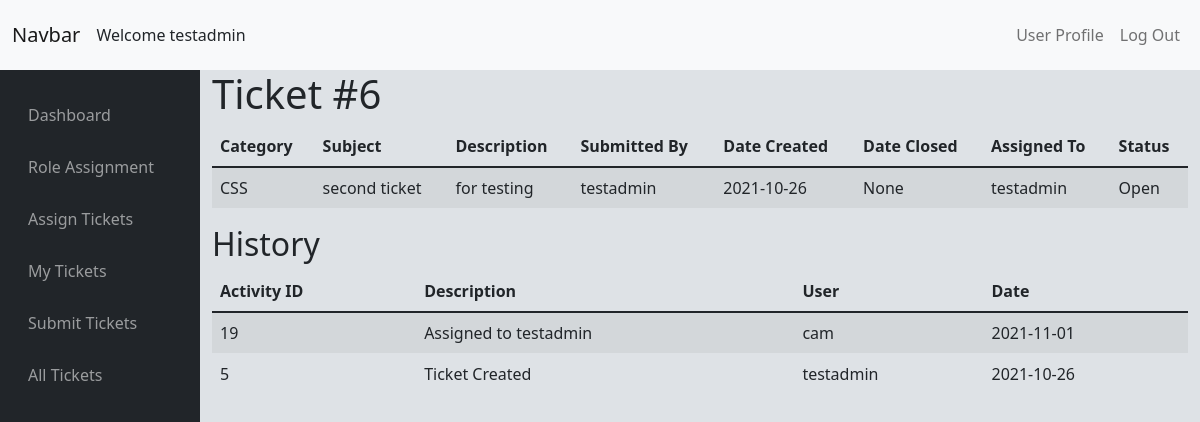
The app's page /issue/mytickets?id=6 (signed in), older data.
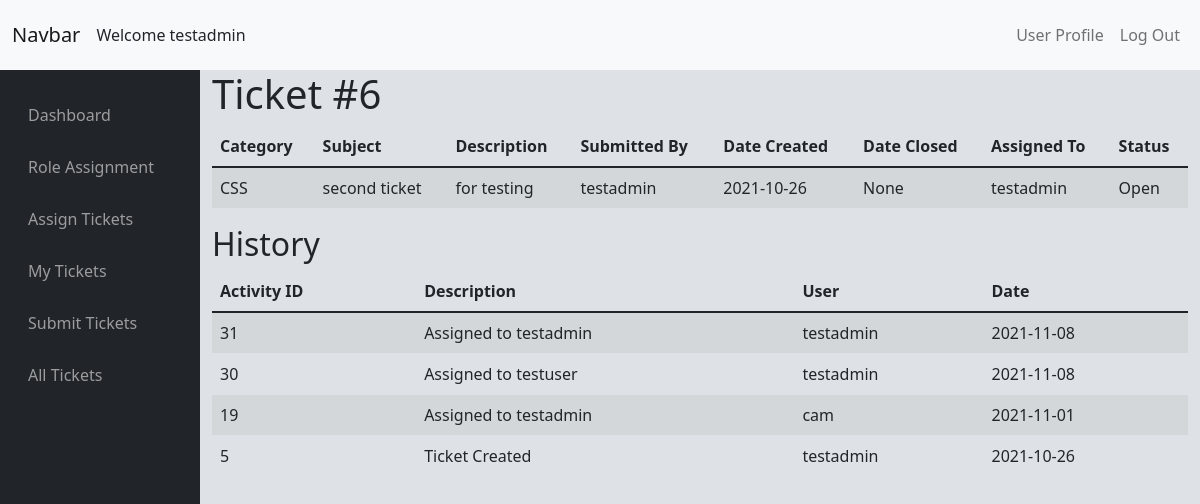
The same page, newer data.
### tables this page shows
CREATE TABLE "Activity" (
	"activity_id"	INTEGER,
	"issue_id"	INTEGER NOT NULL,
	"activity_description"	TEXT NOT NULL,
	"user_id"	TEXT NOT NULL,
	"activity_date"	INTEGER,
	FOREIGN KEY("user_id") REFERENCES "Users"("Username"),
	PRIMARY KEY("activity_id" AUTOINCREMENT)
);

### issueTrackerViews.py (the view, shortened to what this page needs)
@issueTrack.route('/mytickets', methods=['GET', 'POST'])
@login_required
def mytickets():
    if not request.args.get('id'):
        closed_tickets = return_query("SELECT * FROM Issues WHERE user_assigned_to = ? AND issue_status = 'Closed'", (session['user_id'],))
        if check_permission('CanAssignTickets'):
            open_tickets = return_query("SELECT * FROM Issues WHERE (user_assigned_to = ? OR issue_status = 'unassigned') AND NOT issue_status = 'Closed'", (session['user_id'],))
        else:
            open_tickets = return_query("SELECT * FROM Issues WHERE user_assigned_to = ? AND NOT issue_status = 'Closed'", (session['user_id'],))
        return render_template('mytickets.html', open_tickets=open_tickets, closed_tickets=closed_tickets)
    else:
        if request.method == "GET":
            ticketData = return_query("SELECT * FROM Issues WHERE issue_id = ?", (request.args.get('id'),))
            activityData = return_query("SELECT * FROM Activity WHERE issue_id = ?", (request.args.get('id'),))
            activityData.reverse()
            statusOptions = return_query("SELECT * FROM Status")
            return render_template('ticketupdate.html', activityData=activityData, ticketData=ticketData[0],
                                   statusOptions=statusOptions)

### SQLhelpers.py (called while the page is built)
def SQL_connect():
    connection = sqlite3.connect(db)
    connection.row_factory = dict_factory
    return connection

def dict_factory(cursor, row):
    d = {}
    for idx, col in enumerate(cursor.description):
        d[col[0]] = row[idx]
    return d

def return_query(query, options=[]):
    connection = SQL_connect()
    cursor = connection.cursor()
    try:
        if len(options) == 0:
            result = cursor.execute(query)
        else:
            result = cursor.execute(query, options)
        result = result.fetchall()
        return result
    except Exception as err:
        print(f"Error: '{err}'")
    cursor.close()
    connection.close()

### app.py (called while the page is built)
@app.after_request
def after_request(response):
    response.headers["Cache-Control"] = "no-cache, no-store, must-revalidate"
    response.headers["Expires"] = 0
    response.headers["Pragma"] = "no-cache"
    return response

### helpers.py (called while the page is built)
def login_required(f):
    @wraps(f)
    def decorated_function(*args, **kwargs):
        if session.get("user_id") is None:
            return redirect(url_for(".login"))
        return f(*args, **kwargs)
    return decorated_function

### templates/ticketupdate.html (shortened to what this page needs)
{% extends "layout.html" %}
{% block main %}
<div>
    <div class='justify-content-center align-items-center'>
        <p class='h1' id="ticketHeading">Ticket #{{ticketData.issue_id}}</p>
    </div>
    <div>
        <table class="table table-striped table-hover">
        <thead>
            <tr>
                <th>Category</th>
                <th>Subject</th>
                <th>Description</th>
                <th>Submitted By</th>
                <th>Date Created</th>
                <th>Date Closed</th>
                <th>Assigned To</th>
                <th>Status</th>
            </tr>
        </thead>
        <tbody>
            <tr id="ticket_{{ticketData.id}}">
                <td>{{ ticketData.issue_category }}</td>
                <td>{{ ticketData.issue_subject }}</td>
                <td>{{ ticketData.issue_description }}</td>
                <td>{{ ticketData.submitter_id }}</td>
                <td>{{ ticketData.date_created }}</td>
                <td>{{ ticketData.date_closed }}</td>
                <td>{{ ticketData.user_assigned_to }}</td>
                <td>{{ ticketData.issue_status }}</td>
            </tr>
        </tbody>
        </table>
    </div>
    <div>
        <h2>History</h2>
            <table class="table table-striped table-hover" id='table1'>
        <thead>
            <tr>
                <th onclick="sortTable(0)">Activity ID</th>
                <th onclick='sortTable(1)'>Description</th>
                <th onclick='sortTable(2)'>User</th>
                <th onclick='sortTable(3)'>Date</th>
            </tr>
        </thead>
        <tbody>
            {% for i in activityData %}
            <tr id="ticket_{{i.id}}">
                <td>{{ i.activity_id }}</td>
                <td>{{ i.activity_description }}</td>
                <td>{{ i.user_id }}</td>
                <td>{{ i.activity_date }}</td>
            </tr>
            {% endfor %}
        </tbody>
    </table>
    </div>
</div>
{% endblock %}

Row changes from the older to the newer data that the page shows:
added Activity: activity_id "31", activity_description "Assigned to testadmin", user_id "testadmin", activity_date "2021-11-08"
added Activity: activity_id "30", activity_description "Assigned to testuser", user_id "testadmin", activity_date "2021-11-08"
